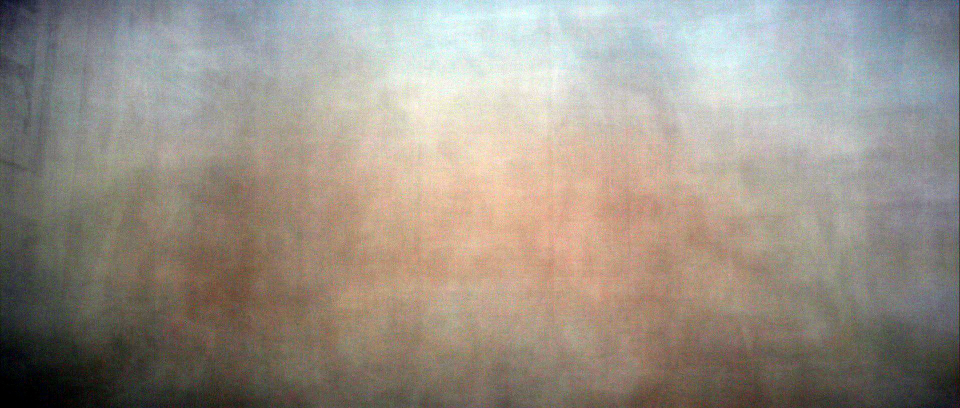
#> input picture images/SWrotj.jpg, 1920 x 816 px (shown at 1/2 size)
$ python -i vidBlend.py   (imports and definitions only)
#> lines starting #> are read from the running program, lines starting #| are printed output that depends on the picture; after the words box and inside, x2 and y2 are one past the last pixel; in counts of white or black regions, pixels touching at a corner belong together
#imports

'''

#TODO:
-- Implment check if vid has already been blended
--Argparse
	--re-work?
	--implement required functionality

--default intelligently handle multiprocesing?
	--(if number of images is more than 2x core count)?
	--what about reserving 1 processor?

implement youtube-dl, not just pafy ?
fix UTF-8 naming (weird characters crash)

TESTING:
    hash images, find deltas for versions made both with shuffling off and on to determine if it should be included functionality
Defensive:
    Exceptions or bad input


#globals:
source_dir
source_url
source_vid
destination
output_name
reference_dims


#functions
gui
init_paths
DONE get_video
DONE video_to_frames
make_image_list
strip_exif
detect_near_dupes
denoise
detect_letterbox
crop_letterbox
DONE color-balance
DONE start
DONE reducer
DONE blender
DONE wrap_up
delete_frames
delete_vid
delete_blends


'''
import os
import sys
import argparse
import multiprocessing
import math
import shutil
import time

import cv2
import pafy
import numpy as np

# [129 lines left out: functions videoToFrames, getVid, reducer, blender, not called in this run]

def colorBal(blendName):
#> called with blendName = '../../images/SWrotj.jpg'
    unbalanced = cv2.imread(blendName,1)
#> unbalanced is the input picture: shape (816, 1920, 3); mean B, G, R 136.5, 146.1, 153.9
    colorChannels = cv2.split(unbalanced)
    normChannels = []
    for channel in colorChannels:
        sortFlat = np.sort(channel.flatten())
        flatLen = len(sortFlat)
        lowThresh = sortFlat[int(math.floor(flatLen * .005))]
        highThresh = sortFlat[int(math.ceil(flatLen * .995))]
        maskLow = channel < lowThresh
        maskHigh = channel > highThresh
        channel = np.ma.array(channel, mask=maskLow, fill_value=lowThresh)
        channel = channel.filled()
        channel = np.ma.array(channel, mask=maskHigh, fill_value=highThresh)
        channel = channel.filled()
        cv2.normalize(channel, channel, 0, 255, cv2.NORM_MINMAX)
        normChannels.append(channel)
#> this loop made 3 passes
#> (lowThresh, highThresh) on passes 1 to 3: (3, 252), (2, 251), (2, 251)
#> pass 1, in colorBal, `maskLow = channel < lowThresh`:
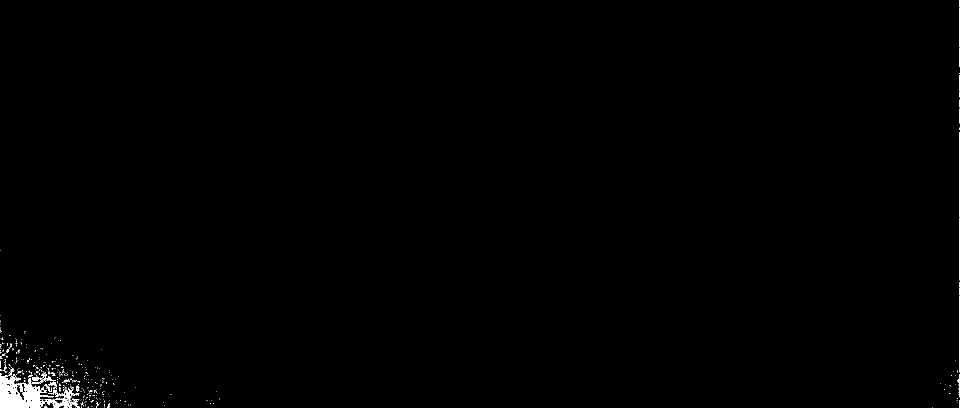
#> maskLow: shape (816, 1920) bool (shown at 1/2 size); 0.48% white; 431 white regions (406 under 20 px), largest, box (x1, y1, x2, y2) and area: (0, 746, 108, 816) 4001, (90, 776, 160, 816) 905, (1919, 264, 1920, 435) 171
#> pass 1, in colorBal, `maskHigh = channel > highThresh`:
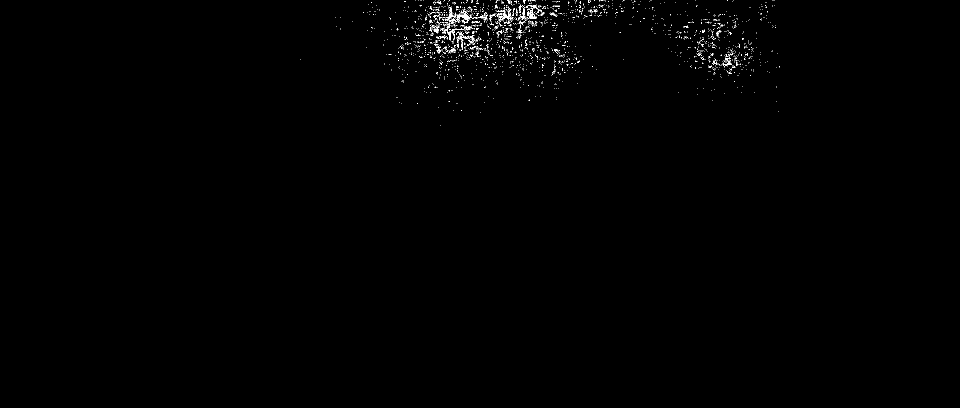
#> maskHigh: shape (816, 1920) bool (shown at 1/2 size); 0.44% white in thin lines or dots, all inside (x1, y1, x2, y2) = (601, 0, 1559, 252)
#> pass 1, in colorBal, `channel = np.ma.array(channel, mask=maskLow, fill_value=lowThresh)`:
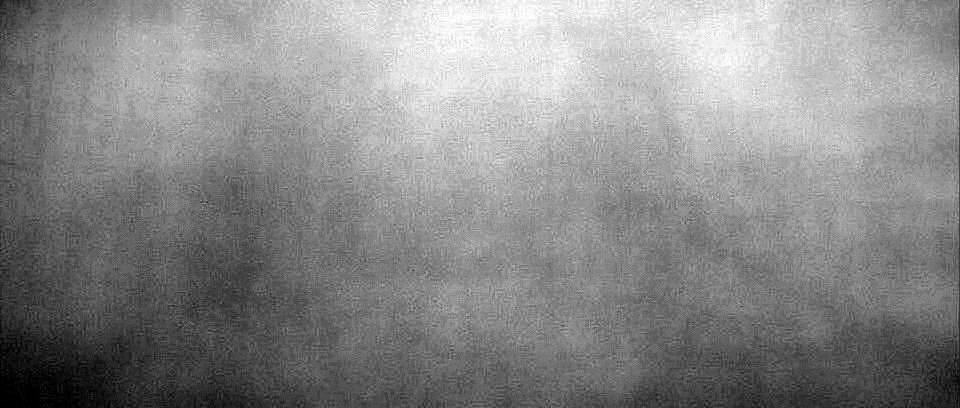
#> channel: shape (816, 1920) (shown at 1/2 size); min 0, max 255, mean 136.5
#> after the loop, normChannels = 3 items
    return cv2.merge(normChannels)

# [73 lines left out: function blend, not called in this run]


# [37 lines not run here, left out]


    # [8 lines of commented-out code are left out]

>>> result = colorBal('../../images/SWrotj.jpg')

$ run again, on images/TWS-filwag.jpg
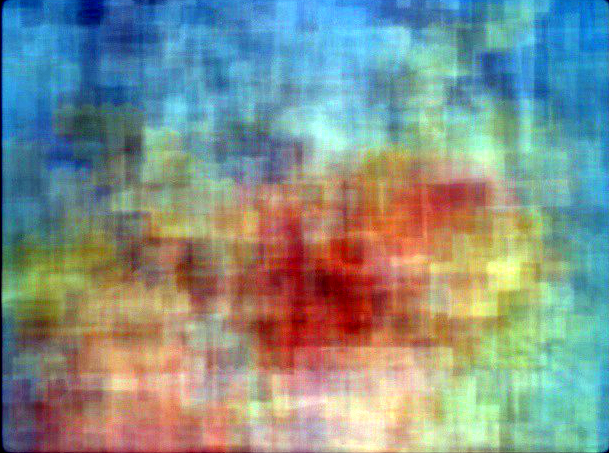
#> input picture images/TWS-filwag.jpg, 609 x 453 px
#> in colorBal, unbalanced is the input picture: shape (453, 609, 3); mean B, G, R 137.9, 145.5, 131.8
#> the loop in colorBal, `for channel in colorChannels:` made 3 passes
#> pass 1, in colorBal, `channel = np.ma.array(channel, mask=maskLow, fill_value=lowThresh)`:
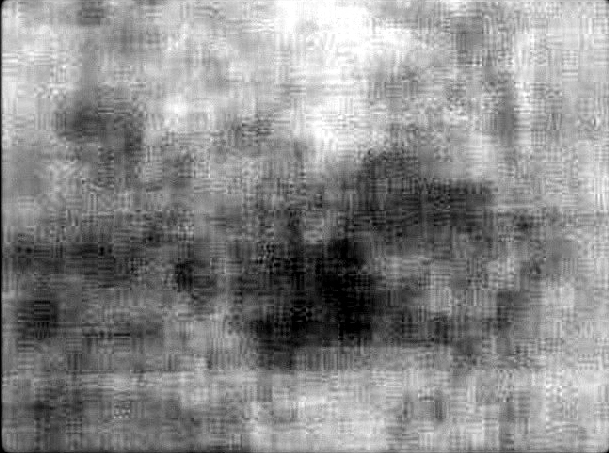
#> channel: shape (453, 609); min 0, max 255, mean 137.9
#> pass 3, in colorBal, `channel = np.ma.array(channel, mask=maskLow, fill_value=lowThresh)`:
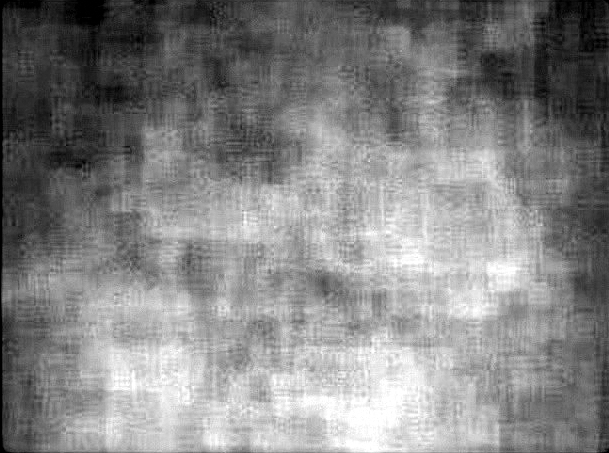
#> channel: shape (453, 609); min 0, max 255, mean 131.8
#> after the loop in colorBal, `for channel in colorChannels:`: normChannels = 3 items

$ run again, on images/bjork-lionsong.jpg
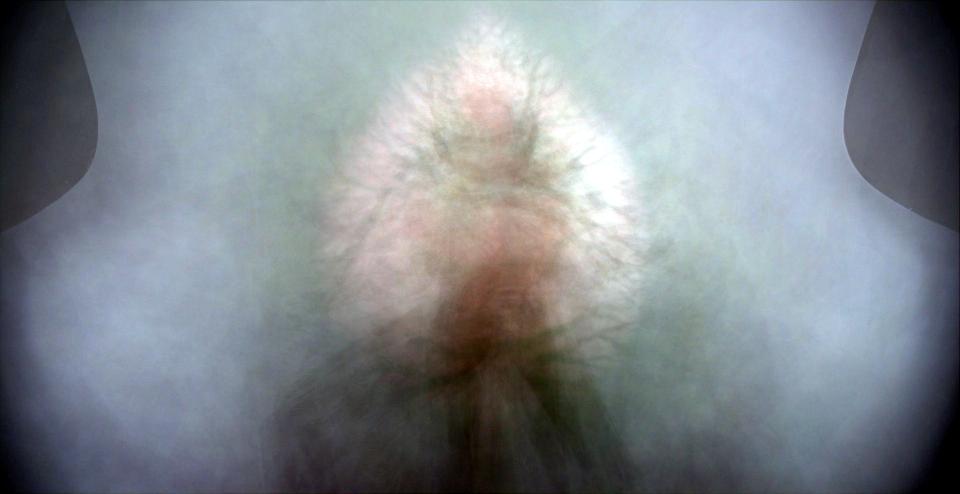
#> input picture images/bjork-lionsong.jpg, 1920 x 987 px (shown at 1/2 size)
#> in colorBal, unbalanced is the input picture: shape (987, 1920, 3); mean B, G, R 142.9, 136.2, 129.4
#> the loop in colorBal, `for channel in colorChannels:` made 3 passes
#> pass 1, in colorBal, `channel = np.ma.array(channel, mask=maskLow, fill_value=lowThresh)`:
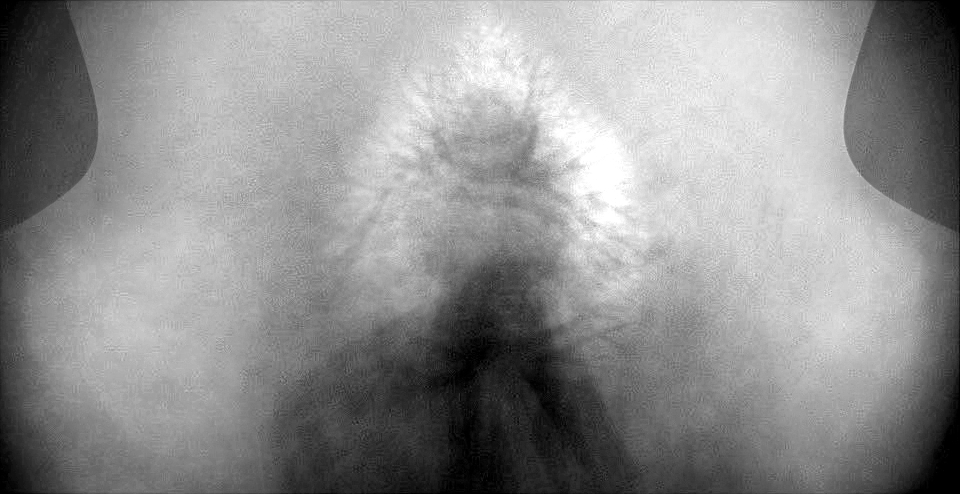
#> channel: shape (987, 1920) (shown at 1/2 size); min 0, max 255, mean 142.9
#> pass 3, in colorBal, `channel = np.ma.array(channel, mask=maskLow, fill_value=lowThresh)`:
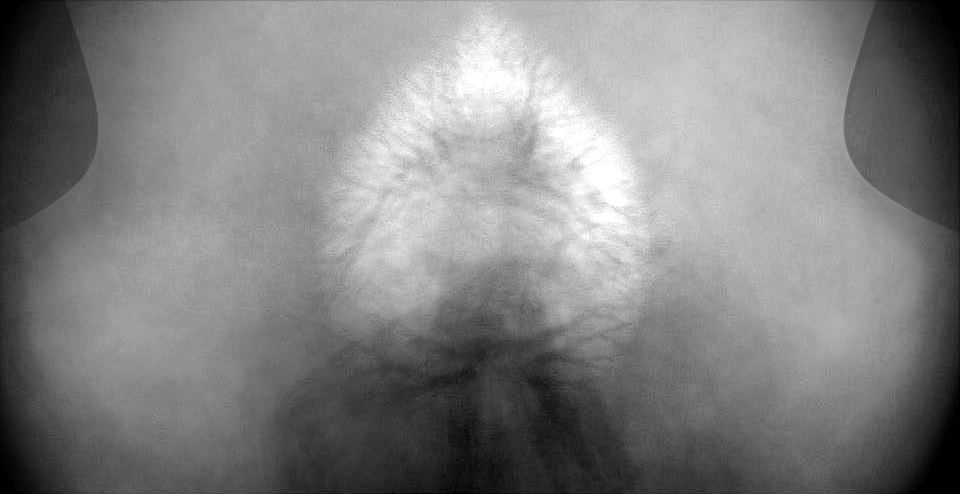
#> channel: shape (987, 1920) (shown at 1/2 size); min 0, max 255, mean 129.4
#> after the loop in colorBal, `for channel in colorChannels:`: normChannels = 3 items

$ run again, on images/bjork-notget.jpg
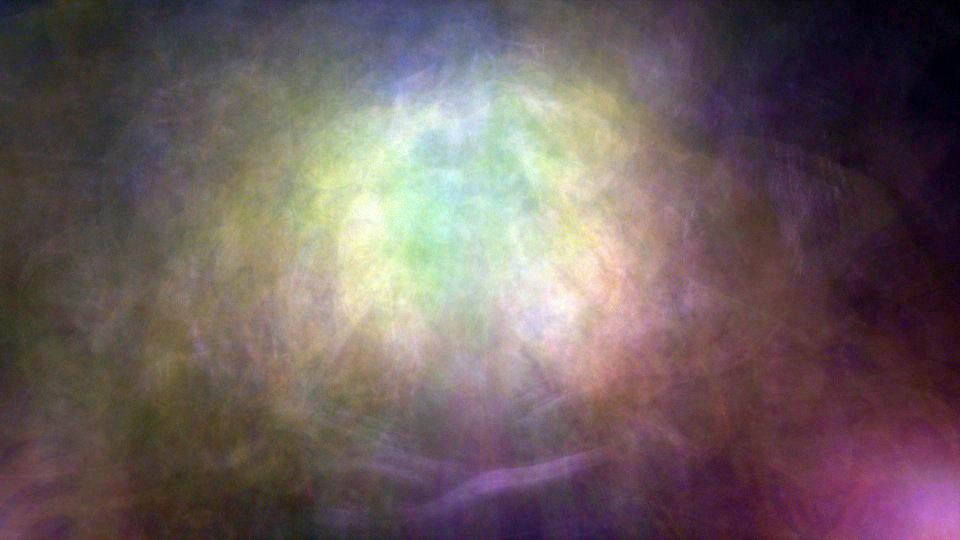
#> input picture images/bjork-notget.jpg, 1920 x 1080 px (shown at 1/2 size)
#> in colorBal, unbalanced is the input picture: shape (1080, 1920, 3); mean B, G, R 95.1, 94.5, 109
#> the loop in colorBal, `for channel in colorChannels:` made 3 passes
#> (lowThresh, highThresh) on passes 1 to 3: (10, 244), (1, 252), (3, 250)
#> pass 1, in colorBal, `maskLow = channel < lowThresh`:
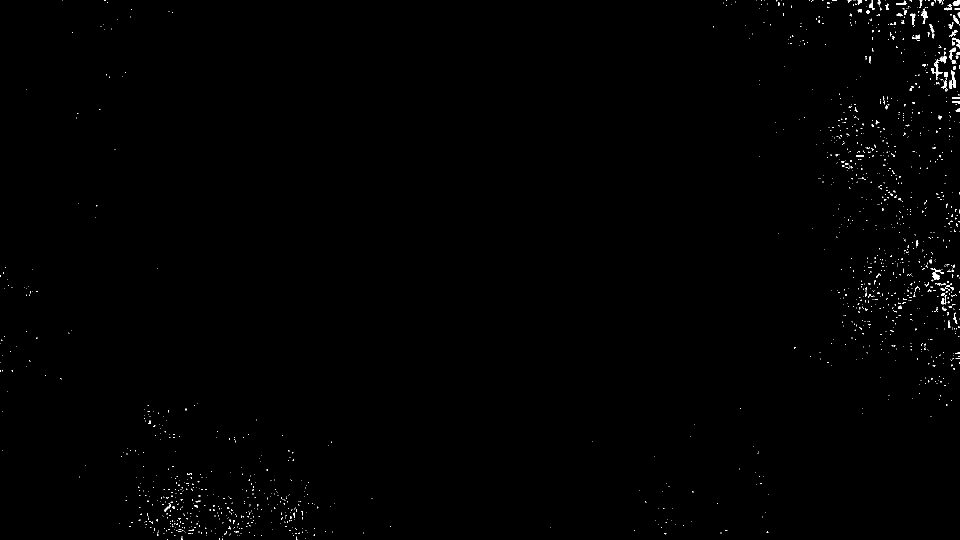
#> maskLow: shape (1080, 1920) bool (shown at 1/2 size); 0.44% white in thin lines or dots
#> pass 1, in colorBal, `channel = np.ma.array(channel, mask=maskLow, fill_value=lowThresh)`:
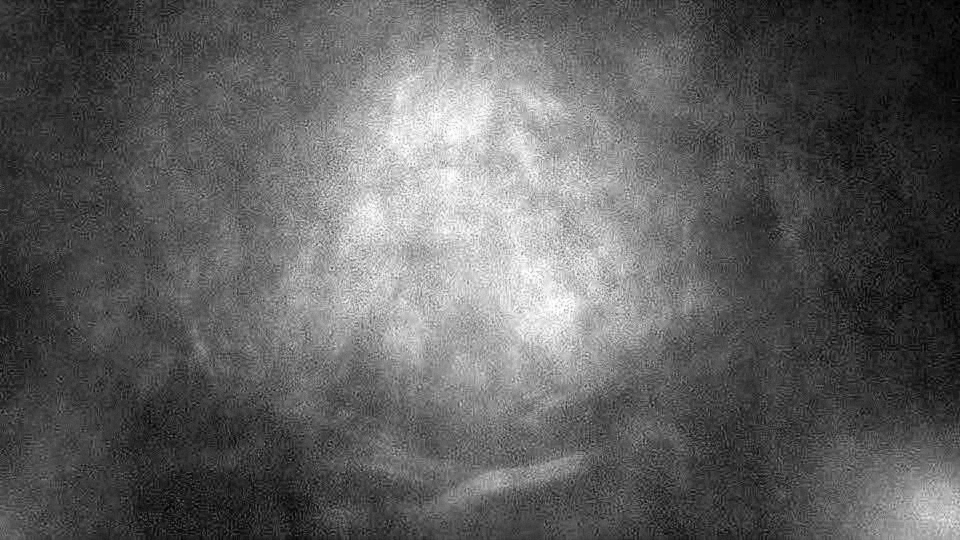
#> channel: shape (1080, 1920) (shown at 1/2 size); min 0, max 255, mean 95.1
#> after the loop in colorBal, `for channel in colorChannels:`: normChannels = 3 items
